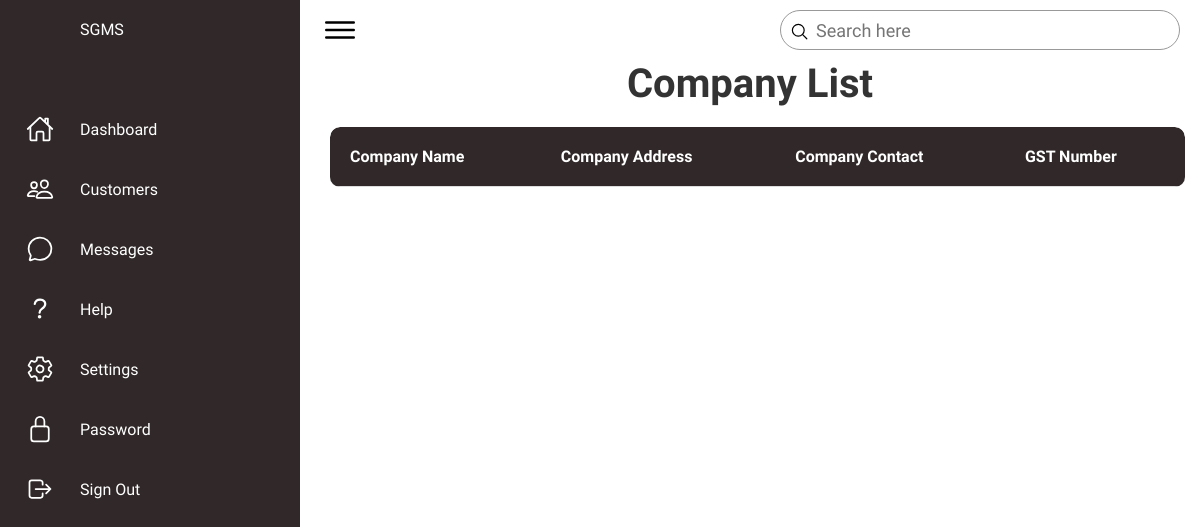
Before: /companyList/ (signed in) with the older database file.
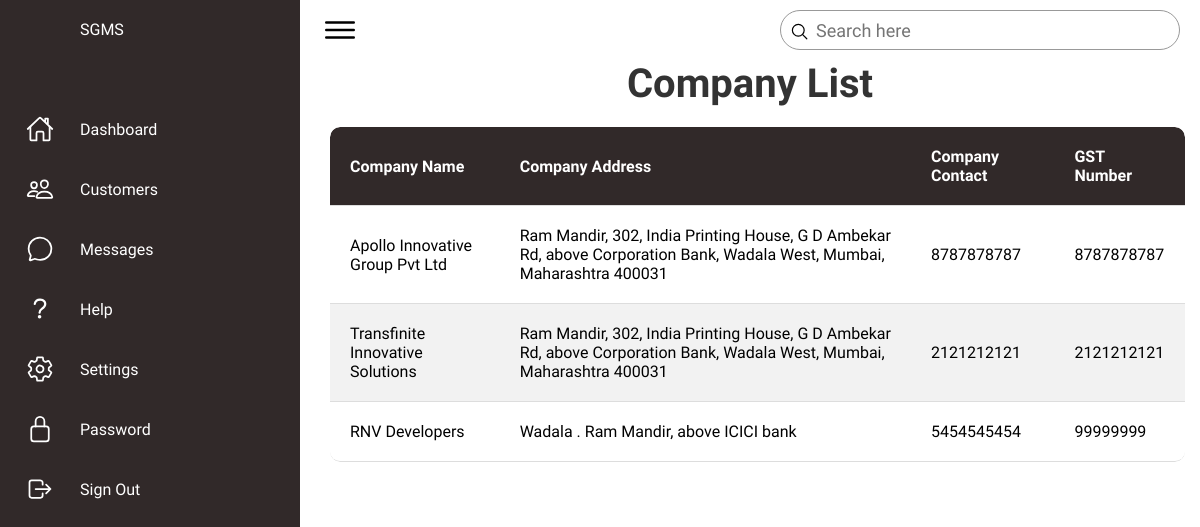
After: the same page with the newer database file.
### secman/models.py (models this page shows, shortened)
class Company(models.Model):
    company_name = models.CharField(max_length=255, unique=True)
    company_address = models.TextField()
    company_contact = models.CharField(max_length=15)
    gst_number = models.CharField(max_length=15, unique=True)
    user = models.ForeignKey(get_user_model(), on_delete=models.CASCADE, related_name='companies')

### secman/views.py (the view)
# urls.py: path('companyList/', views.companyList, name='companyList'),
def companyList(request):
    companies = Company.objects.filter(user=request.user)
    return render(request, 'admin/companyList.html', {'companies': companies})

### secman/templates/admin/companyList.html (shortened to what this page needs)
{% extends 'admin/basead.html' %}
{% block content %}
<body>
    <div class="container">
        <h1>Company List</h1>
        <table>
            <thead>
                <tr>
                    <th>Company Name</th>
                    <th>Company Address</th>
                    <th>Company Contact</th>
                    <th>GST Number</th>
                </tr>
            </thead>
            <tbody>
                {% for company in companies %}
                <tr>
                    <td>{{ company.company_name }}</td>
                    <td>{{ company.company_address }}</td>
                    <td>{{ company.company_contact }}</td>
                    <td>{{ company.gst_number }}</td>
                </tr>
                {% endfor %}
            </tbody>
        </table>
    </div>
</body>
{% endblock %}

### secman/templates/admin/basead.html (shortened to what this page needs)
<!DOCTYPE html>
<html lang="en">
<head>
    <link rel="stylesheet" href="secman/assets/css/style.css">
</head>
<body>
    <div class="container">
        <div class="navigation">
            <ul>
                <li>
                    <a href="#">
                        <span class="icon">
                        </span>
                        <span class="title">SGMS</span>
                    </a>
                </li>
                <li>
                    <a href="#">
                        <span class="icon">
                            <ion-icon name="home-outline"></ion-icon>
                        </span>
                        <span class="title">Dashboard</span>
                    </a>
                </li>
                <li>
                    <a href="#">
                        <span class="icon">
                            <ion-icon name="people-outline"></ion-icon>
                        </span>
                        <span class="title">Customers</span>
                    </a>
                </li>
                <li>
                    <a href="#">
                        <span class="icon">
                            <ion-icon name="chatbubble-outline"></ion-icon>
                        </span>
                        <span class="title">Messages</span>
                    </a>
                </li>
                <li>
                    <a href="#">
                        <span class="icon">
                            <ion-icon name="help-outline"></ion-icon>
                        </span>
                        <span class="title">Help</span>
                    </a>
                </li>
                <li>
                    <a href="#">
                        <span class="icon">
                            <ion-icon name="settings-outline"></ion-icon>
                        </span>
                        <span class="title">Settings</span>
                    </a>
                </li>
                <li>
                    <a href="#">
                        <span class="icon">
                            <ion-icon name="lock-closed-outline"></ion-icon>
                        </span>
                        <span class="title">Password</span>
                    </a>
                </li>
                <li>
                    <a href="{%url 'logout' %}">
                        <span class="icon">
                            <ion-icon name="log-out-outline"></ion-icon>
                        </span>
                        <span class="title">Sign Out</span>
                    </a>
                </li>
            </ul>
        </div>
        <div class="main">
            <div class="topbar">
                <div class="toggle">
                    <ion-icon name="menu-outline"></ion-icon>
                </div>
                <div class="search">
                    <label>
                        <input type="text" placeholder="Search here">
                        <ion-icon name="search-outline"></ion-icon>
                    </label>
                </div>
            </div>
            <div class="content">
                {% block content %}{% endblock %}
            </div>
            </div>
        </div>
</body>
</html>

### secman/static/css/style.css (style rules this page uses)
* { font-family: "Ubuntu", sans-serif; margin: 0; padding: 0; box-sizing: border-box; }
:root { --blue: #2a2185; --white: #fff; --gray: #f5f5f5; --black1: #222; --black2: #999; }
body { min-height: 100vh; overflow-x: hidden; }
.container { position: relative; width: 100%; }
.navigation { position: fixed; width: 300px; height: 100%; background: var(--blue); border-left: 10px solid var(--blue); transition: 0.5s; overflow: hidden; }
.navigation ul { position: absolute; top: 0; left: 0; width: 100%; }
.navigation ul li { position: relative; width: 100%; list-style: none; border-top-left-radius: 30px; border-bottom-left-radius: 30px; }
.navigation ul li:nth-child(1) { margin-bottom: 40px; pointer-events: none; }
.navigation ul li a { position: relative; display: block; width: 100%; display: flex; text-decoration: none; color: var(--white); }
.navigation ul li a .icon { position: relative; display: block; min-width: 60px; height: 60px; line-height: 75px; text-align: center; }
.navigation ul li a .icon ion-icon { font-size: 1.75rem; }
.navigation ul li a .title { position: relative; display: block; padding: 0 10px; height: 60px; line-height: 60px; text-align: start; white-space: nowrap; }
.main { position: absolute; width: calc(100% - 300px); left: 300px; min-height: 100vh; background: var(--white); transition: 0.5s; }
.topbar { width: 100%; height: 60px; display: flex; justify-content: space-between; align-items: center; padding: 0 10px; }
.toggle { position: relative; width: 60px; height: 60px; display: flex; justify-content: center; align-items: center; font-size: 2.5rem; cursor: pointer; }
.search { position: relative; width: 400px; margin: 0 10px; }
.search label { position: relative; width: 100%; }
.search label input { width: 100%; height: 40px; border-radius: 40px; padding: 5px 20px; padding-left: 35px; font-size: 18px; outline: none; border: 1px solid var(--black2); }
.search label ion-icon { position: absolute; top: 0; left: 10px; font-size: 1.2rem; }

### secman/templates/admin/basead.html (style rules this page uses)
* { font-family: "Ubuntu", sans-serif; margin: 0; padding: 0; box-sizing: border-box; }
:root { --blue: #312929; --white: #fff; --gray: #f5f5f5; --black1: #222; --black2: #999; }
body { min-height: 100vh; overflow-x: hidden; }
.container { position: relative; width: 100%; }
.navigation { position: fixed; width: 300px; height: 100%; background: var(--blue); border-left: 10px solid var(--blue); transition: 0.5s; overflow: hidden; }
.navigation ul { position: absolute; top: 0; left: 0; width: 100%; }
.navigation ul li { position: relative; width: 100%; list-style: none; border-top-left-radius: 30px; border-bottom-left-radius: 30px; }
.navigation ul li:nth-child(1) { margin-bottom: 40px; pointer-events: none; }
.navigation ul li a { position: relative; display: block; width: 100%; display: flex; text-decoration: none; color: var(--white); }
.navigation ul li a .icon { position: relative; display: block; min-width: 60px; height: 60px; line-height: 75px; text-align: center; }
.navigation ul li a .icon ion-icon { font-size: 1.75rem; }
.navigation ul li a .title { position: relative; display: block; padding: 0 10px; height: 60px; line-height: 60px; text-align: start; white-space: nowrap; }
.main { position: absolute; width: calc(100% - 300px); left: 300px; min-height: 100vh; background: var(--white); transition: 0.5s; }
.topbar { width: 100%; height: 60px; display: flex; justify-content: space-between; align-items: center; padding: 0 10px; }
.toggle { position: relative; width: 60px; height: 60px; display: flex; justify-content: center; align-items: center; font-size: 2.5rem; cursor: pointer; }
.search { position: relative; width: 400px; margin: 0 10px; }
.search label { position: relative; width: 100%; }
.search label input { width: 100%; height: 40px; border-radius: 40px; padding: 5px 20px; padding-left: 35px; font-size: 18px; outline: none; border: 1px solid var(--black2); }
.search label ion-icon { position: absolute; top: 0; left: 10px; font-size: 1.2rem; }

Changed rows visible on the page:
added Company: company_name "Apollo Innovative Group Pvt Ltd", company_address "Ram Mandir, 302, India Printing House, G D Ambekar Rd, above Corporation Bank, Wadala West, Mumbai, Maharashtra 400031", company_contact "8787878787", gst_number "8787878787"
added Company: company_name "Transfinite Innovative Solutions", company_address "Ram Mandir, 302, India Printing House, G D Ambekar Rd, above Corporation Bank, Wadala West, Mumbai, Maharashtra 400031", company_contact "2121212121", gst_number "2121212121"
added Company: company_name "RNV Developers", company_address "Wadala . Ram Mandir, above ICICI bank", company_contact "5454545454", gst_number "99999999"
